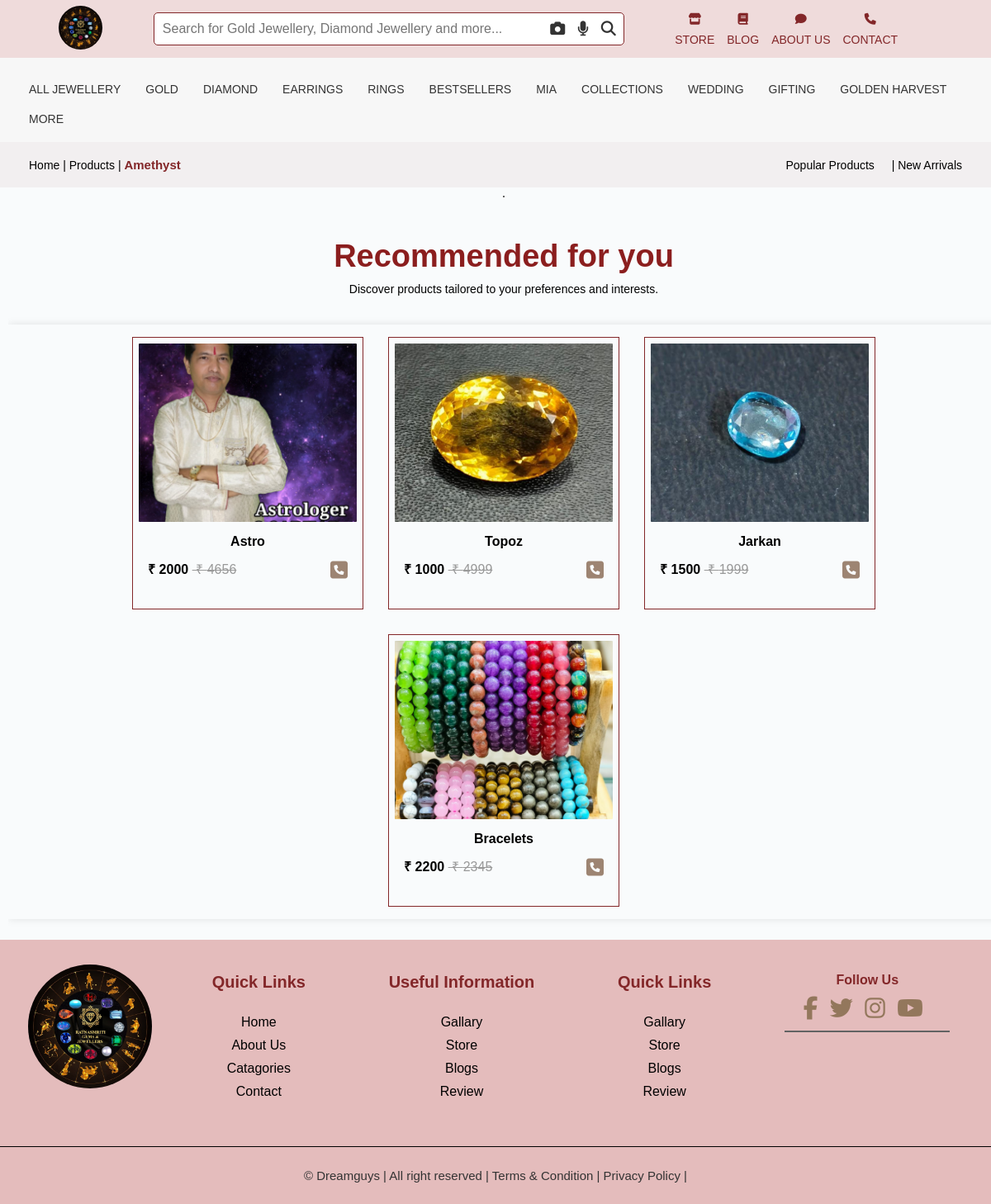
The app's page /product/2, older data.
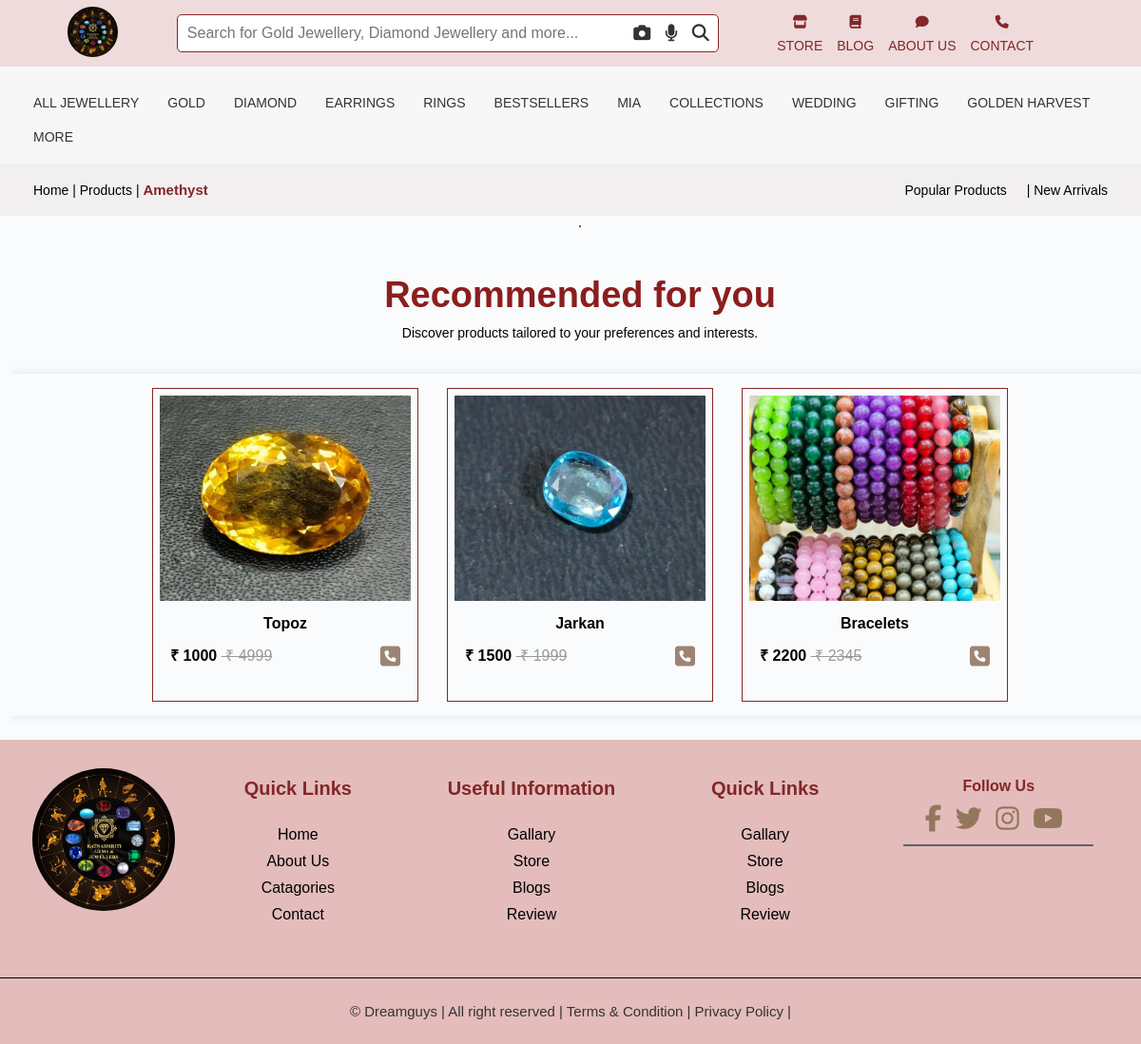
The same page, newer data.
### app/models.py (models this page shows, shortened)
class Main_Category(models.Model):
    Name = models.CharField(max_length=200)
    Image = models.ImageField(upload_to='media/main_category_img')

class Post(models.Model):
    STATUS=(
        ('0','Draft'),
        ('1','Publish'),
    )
    SECTION = (
        ('Popular','Popular'),
        ('Recommended','Recommended'),
        ('New_Arrival','New_Arrival'),
        ('Top_Seller','Top_Seller'),
    )
    featured_image = models.ImageField(upload_to='Images')
    Name = models.CharField(max_length=200)
    content = RichTextField()
    price = models.IntegerField()
    discouted_price = models.IntegerField()
    date = models.DateField(auto_now_add = True)
    status = models.CharField(choices=STATUS,max_length=100)
    section =models.CharField(choices =SECTION,max_length=200)

### ratnasmriti/views.py (the view)
# urls.py: path('product/<str:id>',views.PRODUCT,name="product"),
def PRODUCT(request,id):
    main_category = get_object_or_404(Main_Category, id=id)
    sub_categories = Sub_Category.objects.filter(main_category=main_category)
    cmb = Main_Category.objects.all()
    recommended = Post.objects.filter(section='Recommended',status=1).order_by('-id')[0:4]
    context = {
        'main_category': main_category,
        'sub_categories': sub_categories,
        'cmb': cmb,
        'recommended' : recommended,
    }
    return render(request, 'product.html',context)

### templates/product.html (shortened to what this page needs)
{% extends "base.html" %}
{% load static %}
{% block main-content %}
<div class="crumbs">
    <div class="crumbs-left">
        <ul>
            <li><a href="{% url "Home" %}">Home | Products | </a><span>{{main_category.Name}}</span></li>
        </ul>
    </div>
    <div class="crumbs-right">
        <ul>
            <li><a href="#">Popular Products   </a></li>
            <li class="hide"><a href="#">| New Arrivals  </a></li>
        </ul>
    </div>
</div>
<div class="main_body">
    <div class="popular_products">
        <hr class="hidden-xs-down">
    </div>
    <div class="popular_products ">
        <div class="popular_title">
            <h2>Recommended for you</h2>
            <p>Discover products tailored to your preferences and interests.</p>
        </div>
        <div class="popular_container" id="popularContainer">
            {% for j in recommended %}
            <a href="{% url "category" j.id%}">
                <div class="popular_card slpop" >
                    <div class="pop_card_image"><img src="{{j.featured_image.url}}" alt=""></div>
                    <div class="description bold">{{j.Name}}</div>
                    <div class="pop_card_text">
                        <div class="price"><strong>₹&nbsp;{{j.discouted_price}}&nbsp;</strong><span class="old-price">&nbsp;₹&nbsp;{{j.price}}</span></div>
                        <div class="call_now"><a href="tel:+919123375635"><i class="fa-solid fa-square-phone"></i></a></div>
                    </div>
                </div>
            </a>
            {% endfor %}
        </div>
    </div>
{% endblock main-content %}

### templates/base.html (shortened to what this page needs)
{% load static %}
<!DOCTYPE html>
<html lang="en">
<head>
    <link rel="stylesheet" href="https://cdnjs.cloudflare.com/ajax/libs/font-awesome/6.5.1/css/all.min.css"
 />
    <link rel="stylesheet" href="{% static "css/style.css" %}">
    <link rel="stylesheet" href="{% static "css/product.css" %}">
    <link rel="stylesheet" href="{% static "css/about.css" %}">
    <link rel="stylesheet" href="{% static "css/description.css" %}">
    <link rel="stylesheet" href="{% static "css/blog.css" %}">
    <link rel="stylesheet" href="{% static "css/blogdetail.css" %}">
</head>
<body>
    <div class="total_body">
        <header>
            <div class="top-bar">
                <div class="logo">
                    <a href="{% url 'Home' %}">
                        <img src="{% static "images/logo.ico" %}" alt=" Logo">
                    </a>
                </div>
                <div class="search-container">
                    <input type="text" placeholder="Search for Gold Jewellery, Diamond Jewellery and more...">
                    <div class="icon-group search-icons">
                        <i class="fas fa-camera"></i>
                        <i class="fas fa-microphone"></i>
                        <i class="fas fa-search"></i>
                    </div>
                </div>
                <div class="icon-group nav-icons">
                    <span><a href="https://maps.app.goo.gl/NEB2HYJ4CrKVUPWL9"><i class="fas fa-store"></i><br>STORE</a></span>
                    <span><a href="{% url "blog" %}"><i class="fa-solid fa-book"></i></i><br>BLOG</a></span>
                    <span><a href="{% url "about" %}"><i class="fas fa-comment"></i><br>ABOUT US</a></span>
                    <span><a href="tel:+919123375635"><i class="fa-solid fa-phone"></i><br>CONTACT</a> </span>
                </div>
            </div>
            <nav class="mobile-nav">
                <ul>
                    <li>ALL JEWELLERY</li>
                    <li>GOLD</li>
                    <li>DIAMOND</li>
                    <li>EARRINGS</li>
                    <li>RINGS</li>
                    <li>BESTSELLERS</li>
                    <li>MIA</li>
                    <li>COLLECTIONS</li>
                    <li>WEDDING</li>
                    <li>GIFTING</li>
                    <li>GOLDEN HARVEST</li>
                    <li>MORE</li>
                </ul>
            </nav>
        </header>
        {% block main-content %}
        {% endblock main-content %}
        <footer class="footer">
            <div class="owner-photo">
                <img src="{% static "images/logo.jpeg" %}" alt="Owner Photo">
            </div>
            <div class="quick-links">
                <h3>Quick Links</h3>
                <br>
                <ul>
                    <li><a href="home.html">Home</a></li>
                    <li><a href="about.html">About Us</a></li>
                    <li><a href="catagory.html">Catagories</a></li>
                    <li><a href="#contact">Contact</a></li>
                </ul>
            </div>
            <div class="quick-links">
                <h3>Useful Information</h3>
                <br>
                <ul>
                    <li><a href="#gallary">Gallary</a></li>
                    <li><a href="#slot">Store</a></li>
                    <li><a href="product_page.html">Blogs</a></li>
                    <li><a href="#slot">Review</a></li>
                </ul>
            </div>
            <div class="quick-links">
                <h3>Quick Links</h3><br>
                <ul>
                    <li><a href="#gallary">Gallary</a></li>
                    <li><a href="#slot">Store</a></li>
                    <li><a href="product_page.html">Blogs</a></li>
                    <li><a href="#slot">Review</a></li>
                </ul>
            </div>
            <div class="social-media">
                <h3>Follow Us</h3>
                <ul>
                    <li><a href="https://www.facebook.com/rsjchannel/"><i class="fab fa-facebook-f"></i></a></li>
                    <li><a href="#"><i class="fab fa-twitter"></i></a></li>
                    <li><a href="#"><i class="fab fa-instagram"></i></a></li>
                    <li><a href="https://youtu.be/Jgcmim_NTIM"><i class="fab fa-youtube"></i></a></li>
                </ul>
                <hr class="hidden-xs-down">
            </div>
        </footer>
        <div class="hr">
            © Dreamguys | All right reserved | Terms & Condition | Privacy Policy |
        </div>
    </div>
</body>
</html>

### static/css/style.css (style rules this page uses)
* { padding: 0%; margin: 0%; font-family: "Arial", sans-serif; box-sizing: border-box; }
html { scroll-behavior: smooth; overflow-x: hidden; }
body { padding: 0; background-color: #eee5dc; display: flex; align-items: center; justify-content: center; min-height: 100vh; }
.total_body { height: 100%; width: 100vw; border-radius: 5px; background: #f9fbfc; }
body { font-family: Arial, sans-serif; margin: 0; padding: 0; }
header { background-color: #f7f7f7; padding: 10px 20px; }
.top-bar { position: fixed; top: 0; left: 0; width: 100%; height: 70px; background-color: #efdbdb; display: flex; justify-content: space-evenly; align-items: center; padding: 10px 30px; z-index: 1000; transition: top ease-in .3s; }
.logo img { height: 53px; border-radius: 50%; }
.search-container { display: flex; align-items: center; width: 50%; position: relative; margin: 0 20px; }
.search-container input { width: 100%; padding: 10px; font-size: 16px; border: 1px solid #832729; border-radius: 5px; padding-right: 50px; }
.search-icons { position: absolute; right: 10px; display: flex; gap: 10px; }
.search-icons i { font-size: 18px; cursor: pointer; }
.icon-group { display: flex; gap: 15px; align-items: center; }
.nav-icons span { font-size: 14px; cursor: pointer; color: #832729; font-weight: 500; text-align: center; }
.nav-icons span a { color: #832729; }
.nav-icons span i { font-size: 14px; margin-bottom: 10px; }
nav { display: flex; justify-content: space-between; align-items: center; padding-top: 5rem; background-color: #f7f7f7; }
nav ul { list-style: none; display: flex; flex-wrap: wrap; padding: 0; margin: 0; }
nav ul li { padding: 10px 15px; cursor: pointer; white-space: nowrap; font-size: 14px; }
.hidden-xs-down { border: .0313rem solid #626262; opacity: 1; }
hr { margin-right: 1rem; margin-left: 1rem; border: 0; border-top: 1px solid #ccc; }
footer { text-align: center; padding: 20px; background-color: #f7f7f7; }
.popular_products { width: 100%; display: flex; justify-content: center; align-items: center; flex-wrap: wrap; overflow: hidden; margin: 10px; }
.popular_products p { font-size: 14px; }
.popular_title { width: 100%; text-align: center; padding: 10px; color: #8b1e1e; }
.popular_title h2 { font-size: 38px; font-weight: 600; }
.popular_title p { color: #000; }
.popular_container { display: flex; flex-wrap: wrap; min-width: 100%; margin: 15px 0; justify-content: center; align-items: center; transition: transform 0.5s ease; box-shadow: 0 0 10px rgba(0, 0, 0, 0.1); }
.popular_container a { text-decoration: none; color: #000; }
.popular_card { height: 330px; width: 280px; border: 1px solid #832729; margin: 15px 15px; transition: all 0.8s cubic-bezier(0.15, 0.83, 0.66, 1); }
.pop_card_image { height: 70%; width: 100%; margin-bottom: 8px; padding: 7px; border: #000; }
.pop_card_image img { border-radius: 1px; height: 100%; width: 100%; object-fit: cover; object-position: center; }
.pop_card_text { width: 100%; display: flex; padding: 8px 18px; flex-wrap: wrap; justify-content: space-between; }
.description { width: 100%; margin-bottom: 5px; text-align: center; }
.price { width: 70%; display: flex; }
.price .old-price { text-decoration: line-through; color: #999; }
.call_now { width: 25%; display: flex; justify-content: flex-end; }
.call_now a { text-decoration: none; color: #000; text-align: center; }
.pop_card_text i { font-size: 24px; color: #9d8472; }
a { text-decoration: none; }
.footer { display: flex; flex-wrap: wrap; justify-content: space-evenly; padding-top: 30px; background-color: #e4bcbc; color: #832729; height: 250px; }
.hr { background-color: #e4bcbc; height: 70px; padding-left: 30px; padding-right: 30px; display: flex; align-items: center; justify-content: center; font-size: 15px; border-top: 1.5px solid #000; }
.owner-photo { height: 150px; width: 150px; }
.owner-photo img { width: 100%; height: 100%; border-radius: 50%; }
.quick-links, .social-media { text-align: center; width: 20%; }
.quick-links ul, .social-media ul { list-style: none; padding: 0; }
.quick-links ul li, .social-media ul li { margin-bottom: 10px; }
.social-media ul li { display: inline-block; margin-right: 10px; }
.quick-links ul li a { font-size: 16px; color: black; text-decoration: none; }
.social-media ul li a { color: #93775c; font-size: 28px; }
.social-media h3 { font-size: 16px; }
.social-media ul li a i { transition: color 0.3s ease; }
.bold { font-weight: 600; }

### static/css/blog.css (style rules this page uses)
h3 { font-size: 20px; margin: 10px 0; }
p { font-size: 16px; margin: 10px 0; }

Row changes from the older to the newer data that the page shows:
removed Post: featured_image (picture), Name "Astro", discouted_price "2000", price "4656"
